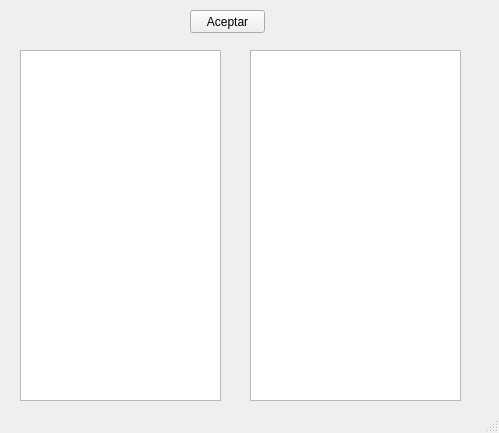
<?xml version="1.0" encoding="UTF-8"?>
<ui version="4.0">
 <class>MainWindow</class>
 <widget class="QMainWindow" name="MainWindow">
  <property name="geometry">
   <rect>
    <x>0</x>
    <y>0</y>
    <width>499</width>
    <height>433</height>
   </rect>
  </property>
  <property name="windowTitle">
   <string>MainWindow</string>
  </property>
  <widget class="QWidget" name="centralwidget">
   <widget class="QPushButton" name="btnAceptar">
    <property name="geometry">
     <rect>
      <x>190</x>
      <y>10</y>
      <width>75</width>
      <height>23</height>
     </rect>
    </property>
    <property name="text">
     <string>Aceptar</string>
    </property>
   </widget>
   <widget class="QTextEdit" name="txtAlumno">
    <property name="geometry">
     <rect>
      <x>20</x>
      <y>50</y>
      <width>201</width>
      <height>351</height>
     </rect>
    </property>
   </widget>
   <widget class="QTextEdit" name="txtDocente">
    <property name="geometry">
     <rect>
      <x>250</x>
      <y>50</y>
      <width>211</width>
      <height>351</height>
     </rect>
    </property>
   </widget>
  </widget>
  <widget class="QStatusBar" name="statusbar"/>
 </widget>
 <resources/>
 <connections/>
</ui>
